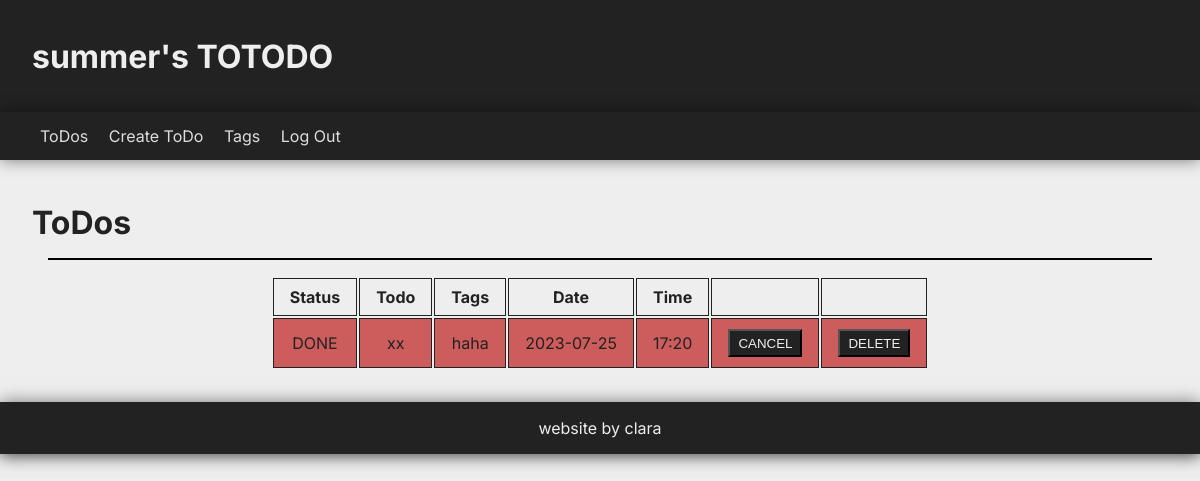
/ (signed in), run on the app's committed database.
### tables this page shows
CREATE TABLE todos (
    id INTEGER NOT NULL PRIMARY KEY AUTOINCREMENT,
    user_id INTEGER NOT NULL,
    todo TEXT NOT NULL,
    date DATE,
    time TIME,
    status TEXT DEFAULT 'TODO',
    FOREIGN KEY (user_id) REFERENCES users(id)
);

### app.py (the view)
@app.route("/")
@login_required
def index():
    db_index = db.execute("SELECT id, status, todo, GROUP_CONCAT(name, ', ') AS tags, date, time FROM todos LEFT OUTER JOIN (SELECT todo_id, name FROM tagging JOIN tags ON tagging.tag_id == tags.id) AS tags ON todos.id = tags.todo_id WHERE user_id = ? GROUP BY id ORDER BY status DESC, date, time", session["user_id"])
    return render_template("index.html", todos=db_index)

### app.py (called while the page is built)
@app.after_request
def after_request(response):
    response.headers["Cache-Control"] = "no-cache, no-store, must-revalidate"
    response.headers["Expires"] = 0
    response.headers["Pragma"] = "no-cache"
    return response

### helpers.py (called while the page is built)
def login_required(f):
    @wraps(f)
    def decorated_function(*args, **kwargs):
        if session.get("user_id") is None:
            return redirect("/login")
        return f(*args, **kwargs)
    return decorated_function

### templates/index.html (shortened to what this page needs)
{% extends "layout.html" %}
{% block main %}
    <h1>ToDos</h1>
    <hr>
    <table class="centered">
        <thead>
            <tr>
                <th id="status">Status</th>
                <th>Todo</th>
                <th>Tags</th>
                <th>Date</th>
                <th>Time</th>
                <th></th>
                <th></th>
            </tr>
        </thead>
        <tbody>
            {% for todo in todos %}
                <tr class="{{ todo.status }}"">
                    <td>{{ todo.status }}</td>
                    <td>{{ todo.todo }}</td>
                    <td>{{ todo.tags }}</td>
                    <td>{{ todo.date }}</td>
                    <td>{{ todo.time }}</td>
                    <td>
                        <form action="/{{ todo.status }}" method="post">
                            <button name="todo_id" value="{{ todo.id }}"></button>
                        </form>
                    </td>
                    <td>
                        <form action="/DELETE" method="post">
                            <button name="todo_id" value="{{ todo.id }}">DELETE</button>
                        </form>
                    </td>
                </tr>
            {% endfor %}
        </tbody>
    </table>
{% endblock %}

### static/styles.css (style rules this page uses)
* { margin: 0; padding: 0; box-sizing: border-box; }
body { background-color: #eee; color: #222; font-family: 'Inter', sans-serif; }
button { margin: .1rem 0; padding: .2rem; background-color: #222; color: #eee; padding: .3rem .5rem; }
.centered { width: fit-content; margin: auto; }
main h1 { margin: .7rem 0; }
main hr { margin: 1rem; border: .1rem solid black; }
table { width: 100%; }
td, th { border: .1rem solid #222; text-align: center; padding: .5rem 1rem; }

### data on the page
todos: status "DONE", todo "xx", tags "haha", date "2023-07-25", time "17:20", {{ todo.id }} 24 (drawn)

### other printed values
{{ session["username"] }} "summer"
